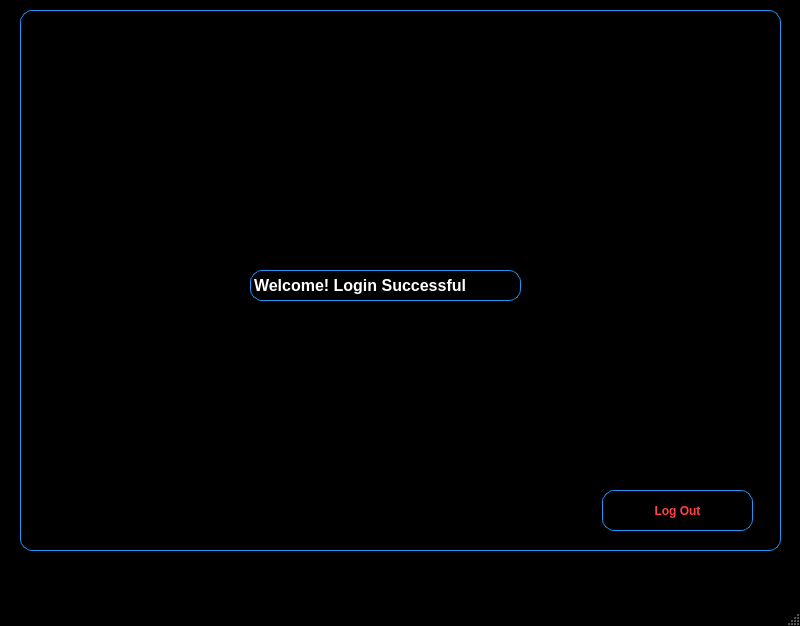
<?xml version="1.0" encoding="UTF-8"?>
<ui version="4.0">
 <class>MainWindow</class>
 <widget class="QMainWindow" name="MainWindow">
  <property name="geometry">
   <rect>
    <x>0</x>
    <y>0</y>
    <width>800</width>
    <height>626</height>
   </rect>
  </property>
  <property name="windowTitle">
   <string>MainWindow</string>
  </property>
  <property name="styleSheet">
   <string notr="true">QMainWindow {
    background-color: #000000;
}

QWidget#centralwidget {
    background-color: #000000;
}

QLabel {
    color: #FFFFFF;
}

QLineEdit {
    background-color: #1B1F27;
    color: #FFFFFF;
    border: 1px solid #4A5568;
    border-radius: 6px;
    padding: 8px;
}

QLineEdit:focus {
    border: 2px solid #2196F3;
}

QPushButton {
    background-color: #2196F3;
    color: #FFFFFF;
    border: none;
    border-radius: 6px;
    padding: 10px 25px;
    font-weight: bold;
}

QPushButton:hover {
    background-color: #1976D2;
}

QPushButton:pressed {
    background-color: #1565C0;
}</string>
  </property>
  <widget class="QWidget" name="centralwidget">
   <widget class="QLabel" name="label">
    <property name="geometry">
     <rect>
      <x>320</x>
      <y>110</y>
      <width>231</width>
      <height>61</height>
     </rect>
    </property>
    <property name="font">
     <font>
      <pointsize>11</pointsize>
      <bold>true</bold>
     </font>
    </property>
    <property name="text">
     <string>Two-Factor Authentication</string>
    </property>
   </widget>
   <widget class="QLabel" name="label_2">
    <property name="geometry">
     <rect>
      <x>190</x>
      <y>200</y>
      <width>81</width>
      <height>31</height>
     </rect>
    </property>
    <property name="font">
     <font>
      <bold>true</bold>
     </font>
    </property>
    <property name="text">
     <string>Username :</string>
    </property>
   </widget>
   <widget class="QLineEdit" name="usernameEdit">
    <property name="geometry">
     <rect>
      <x>280</x>
      <y>190</y>
      <width>341</width>
      <height>41</height>
     </rect>
    </property>
    <property name="echoMode">
     <enum>QLineEdit::EchoMode::Normal</enum>
    </property>
   </widget>
   <widget class="QLabel" name="label_3">
    <property name="geometry">
     <rect>
      <x>210</x>
      <y>250</y>
      <width>81</width>
      <height>31</height>
     </rect>
    </property>
    <property name="font">
     <font>
      <bold>true</bold>
     </font>
    </property>
    <property name="text">
     <string>Password :</string>
    </property>
   </widget>
   <widget class="QLineEdit" name="passwordEdit">
    <property name="geometry">
     <rect>
      <x>290</x>
      <y>250</y>
      <width>331</width>
      <height>41</height>
     </rect>
    </property>
    <property name="echoMode">
     <enum>QLineEdit::EchoMode::Password</enum>
    </property>
   </widget>
   <widget class="QLabel" name="label_4">
    <property name="geometry">
     <rect>
      <x>410</x>
      <y>390</y>
      <width>61</width>
      <height>41</height>
     </rect>
    </property>
    <property name="font">
     <font>
      <pointsize>12</pointsize>
      <bold>true</bold>
     </font>
    </property>
    <property name="text">
     <string>  OTP </string>
    </property>
   </widget>
   <widget class="QLineEdit" name="otpEdit">
    <property name="geometry">
     <rect>
      <x>330</x>
      <y>450</y>
      <width>231</width>
      <height>41</height>
     </rect>
    </property>
    <property name="text">
     <string/>
    </property>
    <property name="maxLength">
     <number>6</number>
    </property>
   </widget>
   <widget class="QPushButton" name="verifyButton">
    <property name="geometry">
     <rect>
      <x>370</x>
      <y>340</y>
      <width>141</width>
      <height>41</height>
     </rect>
    </property>
    <property name="font">
     <font>
      <bold>true</bold>
      <kerning>false</kerning>
     </font>
    </property>
    <property name="text">
     <string>Verify &amp; Login</string>
    </property>
   </widget>
   <widget class="QLabel" name="label_5">
    <property name="geometry">
     <rect>
      <x>370</x>
      <y>420</y>
      <width>161</width>
      <height>21</height>
     </rect>
    </property>
    <property name="text">
     <string>Enter the 6-digit code</string>
    </property>
   </widget>
   <widget class="QLabel" name="statusLabel">
    <property name="geometry">
     <rect>
      <x>330</x>
      <y>490</y>
      <width>221</width>
      <height>31</height>
     </rect>
    </property>
    <property name="text">
     <string>Enter your credentials and OTP </string>
    </property>
    <property name="alignment">
     <set>Qt::AlignmentFlag::AlignCenter</set>
    </property>
   </widget>
   <widget class="QLabel" name="label_6">
    <property name="geometry">
     <rect>
      <x>290</x>
      <y>150</y>
      <width>351</width>
      <height>31</height>
     </rect>
    </property>
    <property name="font">
     <font>
      <pointsize>9</pointsize>
      <kerning>false</kerning>
     </font>
    </property>
    <property name="text">
     <string>Secure Login With an Extra Layer Protection</string>
    </property>
   </widget>
   <widget class="QPushButton" name="resendButton">
    <property name="geometry">
     <rect>
      <x>540</x>
      <y>450</y>
      <width>141</width>
      <height>41</height>
     </rect>
    </property>
    <property name="text">
     <string>Resend OTP</string>
    </property>
   </widget>
   <widget class="QPushButton" name="showPasswordButton">
    <property name="geometry">
     <rect>
      <x>540</x>
      <y>250</y>
      <width>101</width>
      <height>41</height>
     </rect>
    </property>
    <property name="text">
     <string>Show</string>
    </property>
   </widget>
   <widget class="QFrame" name="dashboardFrame">
    <property name="geometry">
     <rect>
      <x>20</x>
      <y>10</y>
      <width>761</width>
      <height>541</height>
     </rect>
    </property>
    <property name="styleSheet">
     <string notr="true">background-color: #000000;
border: 1px solid #2196F3;
border-radius: 12px;</string>
    </property>
    <property name="frameShape">
     <enum>QFrame::Shape::StyledPanel</enum>
    </property>
    <property name="frameShadow">
     <enum>QFrame::Shadow::Raised</enum>
    </property>
    <widget class="QLabel" name="welcomeLabel">
     <property name="geometry">
      <rect>
       <x>230</x>
       <y>260</y>
       <width>271</width>
       <height>31</height>
      </rect>
     </property>
     <property name="font">
      <font>
       <pointsize>10</pointsize>
      </font>
     </property>
     <property name="autoFillBackground">
      <bool>false</bool>
     </property>
     <property name="lineWidth">
      <number>2</number>
     </property>
     <property name="text">
      <string>&lt;html&gt;&lt;head/&gt;&lt;body&gt;&lt;p&gt;&lt;span style=&quot; font-size:12pt; font-weight:700;&quot;&gt;Welcome! Login Successful&lt;/span&gt;&lt;/p&gt;&lt;/body&gt;&lt;/html&gt;</string>
     </property>
    </widget>
    <widget class="QPushButton" name="logoutButton">
     <property name="geometry">
      <rect>
       <x>582</x>
       <y>480</y>
       <width>151</width>
       <height>41</height>
      </rect>
     </property>
     <property name="styleSheet">
      <string notr="true">color: #FF4444;
font-weight: bold;</string>
     </property>
     <property name="text">
      <string>Log Out</string>
     </property>
    </widget>
   </widget>
  </widget>
  <widget class="QMenuBar" name="menubar">
   <property name="geometry">
    <rect>
     <x>0</x>
     <y>0</y>
     <width>800</width>
     <height>26</height>
    </rect>
   </property>
  </widget>
  <widget class="QStatusBar" name="statusbar"/>
 </widget>
 <resources/>
 <connections/>
</ui>
